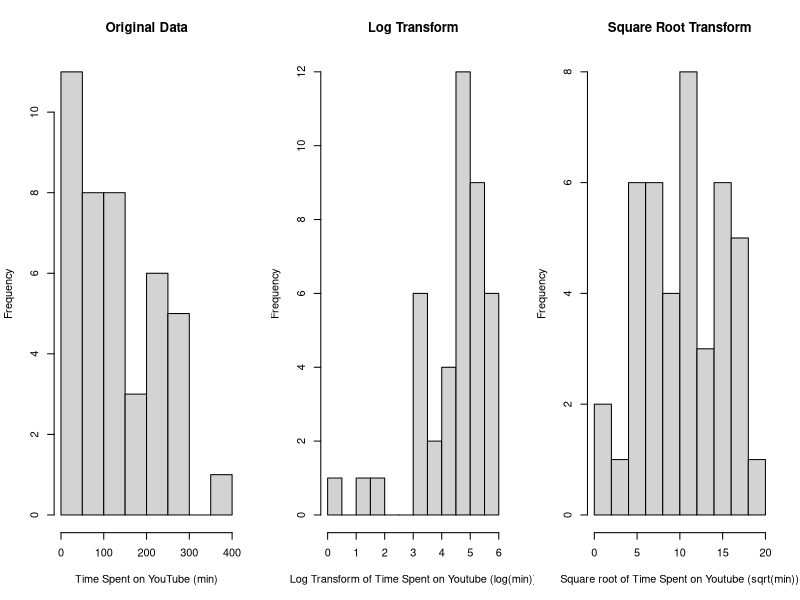
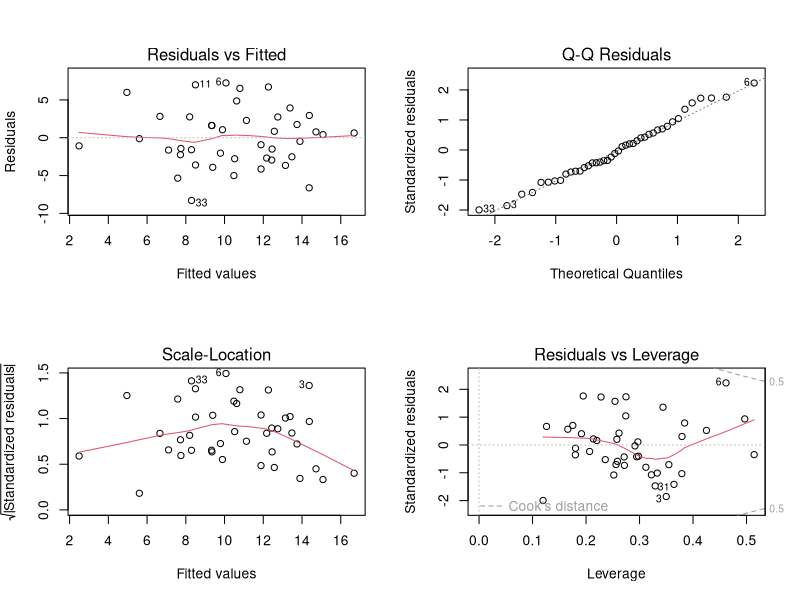

The R source for these figures, in order:
## ---- chunk 1
knitr::opts_chunk$set(echo = TRUE)
## ---- chunk 2
library(dplyr)
library(car)
library(caret)
youtube <- read.csv("youtube_response.csv", stringsAsFactors = FALSE)

youtube <- youtube %>%
    slice(-5) %>% # remove bad response
    transmute(id = 1:42,
        age = Age.,
        gender = as.factor(Gender),
        credit.hr = Number.of.credit.hours.you.re.taking.in.college.this.semester.,
               
        # Preprocess the variable college
        college = What.college.is.your.major.under.,
        college = sub("^Natural.*|CNS|^Computer.*|^Maritime.*", 
                      "Natural Science", college), # remove variation in Natural Science
        college = sub("Engineering ", "Engineering", college), # fix spacing error
        college = sub("^[Bb]usiness.*|McCombs", "Business", college), # remove variation in Business
        college = sub("COLA", "Liberal Arts", college), # remove variation in Liberal Arts
        college = sub("^Arts.*|Communication|Education|Undecided|Fine Arts", "Other", college), # Combine other majors into a single category
        college = as.factor(college),  
        netflix = grepl("Netflix", Are.you.subscribed.to.any.of.these.services.),
        hulu = grepl("Hulu", Are.you.subscribed.to.any.of.these.services.),
        amazonprime = grepl("Amazon", Are.you.subscribed.to.any.of.these.services.),
        
        # Preprocess the variable timespent
        timespent = How.much.time.do.you.spend.on.Youtube.per.day.,
        timespent = sub(" ?(hr|hrs|hour|hours) ?", "hr", timespent), # remove variation in hours
        timespent = sub(" ?(min|mins|minute|minutes) ?", "min", timespent), # remove variation in minutes
        timespent = sub(".*?([0-9]hr([0-9]+min)?).*", "\\1", timespent), # remove unnecessary text
        timespent = sub("([0-9])$", "\\1hr", timespent), # fix id = 17 which had no hr/min specification
        timespent = sub("^([0-9]+min)", "0hr\\1", timespent), # for those without an hr specification, add 0hr
        timespent = sub("([0-9]hr)$", "\\10", timespent), # for those without a min specification, add 0 min
        timespent = sub("min", "", timespent), # remove the word 'min' to make converting to time easier
        # Convert time characters into numeric minute values
        timespent = sapply(strsplit(timespent, "hr"), function(x){
                        x <- as.numeric(x)
                        x[1] * 60 + x[2]
                    })
    )
head(youtube)
## ---- chunk 3
par(mfrow = c(1,3))
hist(youtube$timespent, breaks = 10, 
     xlab = "Time Spent on YouTube (min)",
     main = "Original Data")
hist(log(youtube$timespent + 1), breaks = 10, 
     xlab = "Log Transform of Time Spent on Youtube (log(min))",
     main = "Log Transform")
hist(sqrt(youtube$timespent), breaks = 10,
     xlab = "Square root of Time Spent on Youtube (sqrt(min))",
     main = "Square Root Transform")


sqrtlm.youtube <- lm(sqrt(timespent) ~., data = youtube)

par(mfrow= c(2,2))
plot(sqrtlm.youtube)
## ---- chunk 4
set.seed(401)
inTrain <- createDataPartition(y = youtube$timespent, p = 0.75, list = FALSE)
training <- youtube[inTrain,]
testing <- youtube[-inTrain,]

lmFit <- train(sqrt(timespent) ~ credit.hr + age, data = training, method = "lm")
summary(lmFit$finalModel)
